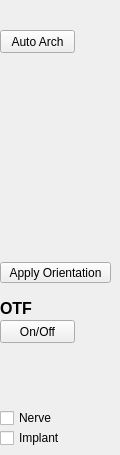
     <widget class="QWidget" name="Panorama">
      <attribute name="title">
       <string>Panorama</string>
      </attribute>
      <widget class="QLabel" name="MeasureLabel_3">
       <property name="geometry">
        <rect>
         <x>0</x>
         <y>300</y>
         <width>71</width>
         <height>16</height>
        </rect>
       </property>
       <property name="font">
        <font>
         <family>Arial</family>
         <pointsize>12</pointsize>
         <weight>75</weight>
         <bold>true</bold>
        </font>
       </property>
       <property name="text">
        <string>OTF</string>
       </property>
      </widget>
      <widget class="QToolButton" name="m_btnOTFonoffPAN">
       <property name="geometry">
        <rect>
         <x>0</x>
         <y>320</y>
         <width>75</width>
         <height>23</height>
        </rect>
       </property>
       <property name="text">
        <string>On/Off</string>
       </property>
      </widget>
      <widget class="QToolButton" name="m_btnAutoArch">
       <property name="geometry">
        <rect>
         <x>0</x>
         <y>30</y>
         <width>75</width>
         <height>23</height>
        </rect>
       </property>
       <property name="text">
        <string>Auto Arch</string>
       </property>
      </widget>
      <widget class="QCheckBox" name="m_checkBoxNervePANO">
       <property name="geometry">
        <rect>
         <x>0</x>
         <y>410</y>
         <width>81</width>
         <height>16</height>
        </rect>
       </property>
       <property name="text">
        <string>Nerve</string>
       </property>
      </widget>
      <widget class="QCheckBox" name="m_checkBoxImplantPANO">
       <property name="geometry">
        <rect>
         <x>0</x>
         <y>430</y>
         <width>81</width>
         <height>16</height>
        </rect>
       </property>
       <property name="text">
        <string>Implant</string>
       </property>
      </widget>
      <widget class="QToolButton" name="m_btnApplyOri">
       <property name="geometry">
        <rect>
         <x>0</x>
         <y>262</y>
         <width>111</width>
         <height>21</height>
        </rect>
       </property>
       <property name="text">
        <string>Apply Orientation</string>
       </property>
      </widget>
     </widget>
